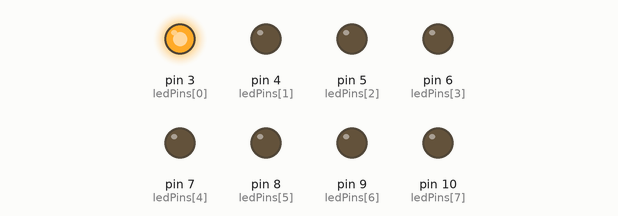
Simulated run of this sketch. Board: Arduino Uno, built with avr-gcc and run on an emulated ATmega328P. Shown: output pins drawn as LEDs (lit = HIGH).

Above: at 0.2 s.
At 1.2 s:
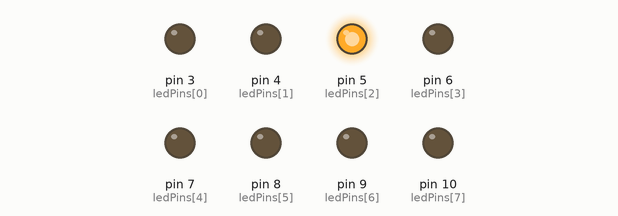
At 2.2 s:
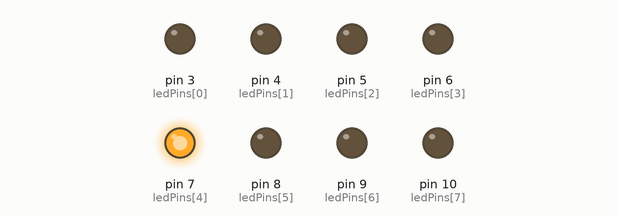
At 4.2 s:
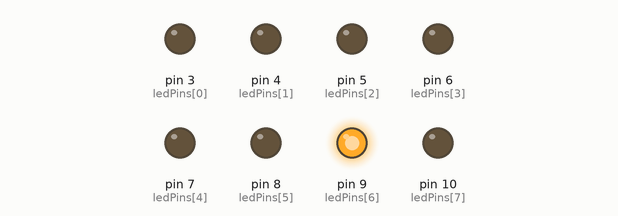
At 6.7 s:
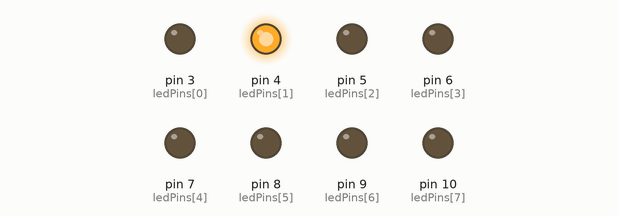
At 8.7 s:
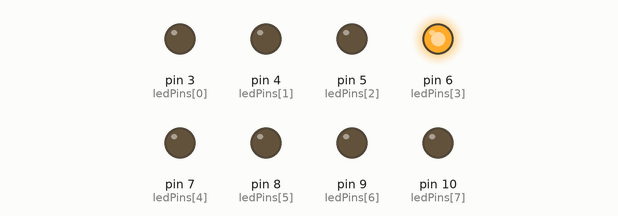
Timing chart, 0 to 9.1 s (numbered marks = the images above):
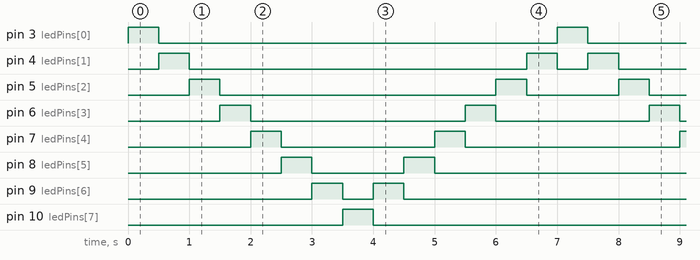

The sketch:

01-running-led.ino
```cpp
const short delayTime = 500;
const short ledNumber = 8;
const short ledPins[ledNumber] = {3, 4, 5, 6, 7, 8, 9, 10};

void setup() {
  for (int i = 0; i < ledNumber; i++) {
  	pinMode(ledPins[i], OUTPUT);
  }
}

void loop() {
  for (int i = 0; i < ledNumber; i++) {
  	digitalWrite(ledPins[i], HIGH);
    delay(delayTime);
    digitalWrite(ledPins[i], LOW);
  }

  for (int i = ledNumber - 2; i > 0; i--) {
  	digitalWrite(ledPins[i], HIGH);
    delay(delayTime);
    digitalWrite(ledPins[i], LOW);
  }
}
```

Measured:
- by itself, pin 3 (ledPins[0]), pin 10 (ledPins[7]): alternates HIGH for 0.50 s and LOW for 6.5 s
- by itself, pin 4 (ledPins[1]): repeats every 7.0 s: LOW 5.5 s, HIGH 0.50 s, LOW 0.50 s, HIGH 0.50 s
- by itself, pin 5 (ledPins[2]): repeats every 7.0 s: LOW 4.5 s, HIGH 0.50 s, LOW 1.5 s, HIGH 0.50 s
- by itself, pin 6 (ledPins[3]): repeats every 7.0 s: LOW 3.5 s, HIGH 0.50 s, LOW 2.5 s, HIGH 0.50 s
- by itself, pin 7 (ledPins[4]): repeats every 7.0 s: LOW 2.5 s, HIGH 0.50 s, LOW 3.5 s, HIGH 0.50 s
- by itself, pin 8 (ledPins[5]): repeats every 7.0 s: LOW 1.5 s, HIGH 0.50 s, LOW 4.5 s, HIGH 0.50 s
- by itself, pin 9 (ledPins[6]): repeats every 7.0 s: LOW 0.50 s, HIGH 0.50 s, LOW 5.5 s, HIGH 0.50 s
